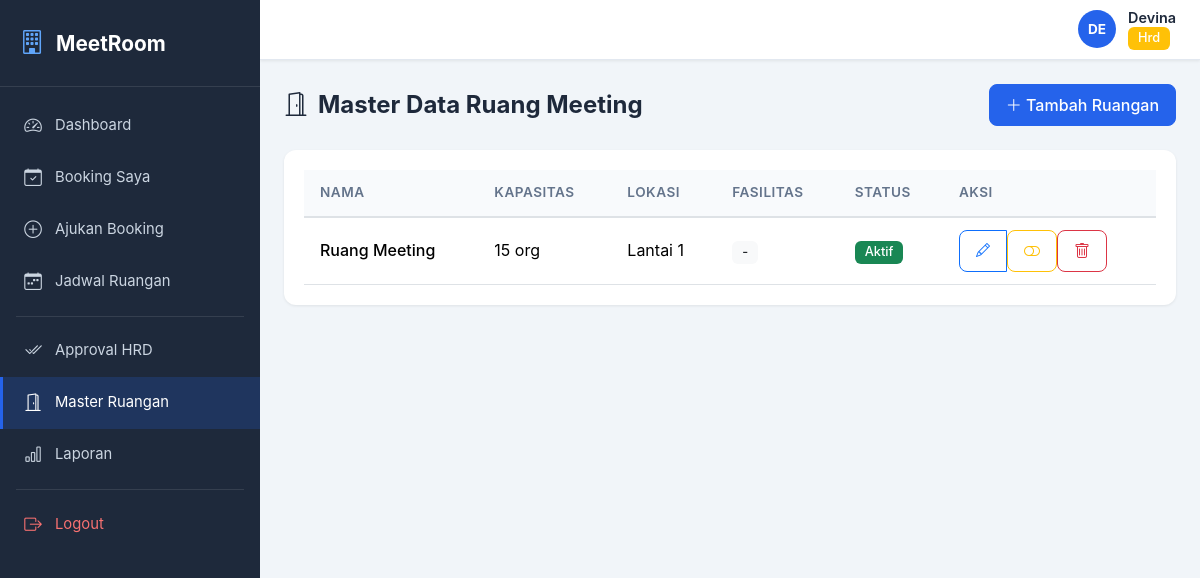
/rooms/ (signed in), run on the app's committed database.
### app/models/user.py (models this page shows, shortened)
class User(UserMixin, db.Model):
    __tablename__ = 'users'
    id = db.Column(db.Integer, primary_key=True)
    nama = db.Column(db.String(100), nullable=False)
    username = db.Column(db.String(50), unique=True, nullable=False, index=True)
    password_hash = db.Column(db.String(256), nullable=False)
    role = db.Column(db.String(20), nullable=False, default='karyawan')
    division = db.Column(db.String(50), nullable=False)
    created_at = db.Column(db.DateTime, default=datetime.utcnow)
    bookings = db.relationship('RoomBooking', backref='user', lazy='dynamic',
                               foreign_keys='RoomBooking.user_id')
    approvals = db.relationship('RoomBooking', backref='approver',
                                foreign_keys='RoomBooking.approved_by',
                                lazy='dynamic')
    def is_admin_or_above(self):
        return self.role in ('admin', 'hrd', 'direktur')

### app/models/meeting_room.py (models this page shows, shortened)
class MeetingRoom(db.Model):
    __tablename__ = 'meeting_rooms'
    id = db.Column(db.Integer, primary_key=True)
    room_name = db.Column(db.String(100), nullable=False)
    capacity = db.Column(db.Integer, nullable=False)
    location = db.Column(db.String(100), nullable=False)
    facilities = db.Column(db.Text, default='')
    is_active = db.Column(db.Boolean, default=True)
    created_at = db.Column(db.DateTime, default=datetime.utcnow)
    bookings = db.relationship('RoomBooking', backref='room', lazy='dynamic')
    def get_facilities_list(self):
        if not self.facilities:
            return []
        return [f.strip() for f in self.facilities.split(',') if f.strip()]

### app/routes/room.py (the view)
@room_bp.route('/')
@admin_or_hrd_required
def list_rooms():
    rooms = MeetingRoom.query.order_by(MeetingRoom.room_name).all()
    return render_template('room/list.html', rooms=rooms)

### app/models/user.py (called while the page is built)
@login_manager.user_loader
def load_user(user_id):
    return User.query.get(int(user_id))

### app/routes/auth.py (called while the page is built)
def admin_or_hrd_required(f):
    @wraps(f)
    @login_required
    def decorated_function(*args, **kwargs):
        if not current_user.is_admin_or_above():
            flash('Anda tidak memiliki akses ke halaman ini.', 'danger')
            return redirect(url_for('dashboard.index'))
        return f(*args, **kwargs)
    return decorated_function

### app/templates/room/list.html (shortened to what this page needs)
{% extends "base.html" %}
{% block page_title %}
<div class="page-header">
    <h4><i class="bi bi-door-open"></i> Master Data Ruang Meeting</h4>
    <a href="{{ url_for('room.create') }}" class="btn btn-primary"><i class="bi bi-plus-lg"></i> Tambah Ruangan</a>
</div>
{% endblock %}
{% block content %}
<div class="card">
    <div class="card-body">
        {% if rooms %}
        <div class="table-responsive">
            <table class="table table-hover">
                <thead><tr><th>Nama</th><th>Kapasitas</th><th>Lokasi</th><th>Fasilitas</th><th>Status</th><th>Aksi</th></tr></thead>
                <tbody>
                    {% for room in rooms %}
                    <tr>
                        <td class="fw-medium">{{ room.room_name }}</td><td>{{ room.capacity }} org</td><td>{{ room.location }}</td>
                        <td>{% for f in room.get_facilities_list() %}<span class="badge bg-light text-dark me-1">{{ f }}</span>{% else %}<span class="text-muted">-</span>{% endfor %}</td>
                        <td>{% if room.is_active %}<span class="badge bg-success">Aktif</span>{% else %}<span class="badge bg-secondary">Nonaktif</span>{% endif %}</td>
                        <td>
                            <div class="btn-group btn-group-sm">
                                <a href="{{ url_for('room.edit', room_id=room.id) }}" class="btn btn-outline-primary"><i class="bi bi-pencil"></i></a>
                                <form method="POST" action="{{ url_for('room.toggle', room_id=room.id) }}" class="d-inline">
                                    <button type="submit" class="btn btn-outline-{{ 'warning' if room.is_active else 'success' }}"><i class="bi bi-{{ 'toggle-off' if room.is_active else 'toggle-on' }}"></i></button>
                                </form>
                                <form method="POST" action="{{ url_for('room.delete', room_id=room.id) }}" class="d-inline" onsubmit="return confirm('Hapus {{ room.room_name }}?')">
                                    <button type="submit" class="btn btn-outline-danger"><i class="bi bi-trash"></i></button>
                                </form>
                            </div>
                        </td>
                    </tr>
                    {% endfor %}
                </tbody>
            </table>
        </div>
        {% else %}
        <div class="text-center py-5 text-muted"><i class="bi bi-door-open" style="font-size:4rem;"></i><h5 class="mt-3">Belum ada ruangan</h5><a href="{{ url_for('room.create') }}" class="btn btn-primary mt-2"><i class="bi bi-plus-lg"></i> Tambah</a></div>
        {% endif %}
    </div>
</div>
{% endblock %}

### app/templates/base.html (shortened to what this page needs)
<!DOCTYPE html>
<html lang="id">
<head>
    <link href="https://cdn.jsdelivr.net/npm/bootstrap@5.3.2/dist/css/bootstrap.min.css" rel="stylesheet">
    <link href="https://cdn.jsdelivr.net/npm/bootstrap-icons@1.11.2/font/bootstrap-icons.css" rel="stylesheet">
    <link href="{{ url_for('static', filename='css/style.css') }}" rel="stylesheet">
</head>
<body>
{% if current_user.is_authenticated %}
<div class="app-wrapper">
    <aside class="app-sidebar" id="sidebar">
        <div class="sidebar-brand">
            <i class="bi bi-building"></i>
            <span class="brand-text">MeetRoom</span>
        </div>
        <nav class="sidebar-nav">
            <a href="{{ url_for('dashboard.index') }}" class="nav-item {{ 'active' if request.endpoint == 'dashboard.index' }}">
                <i class="bi bi-speedometer2"></i><span>Dashboard</span>
            </a>
            <a href="{{ url_for('booking.my_bookings') }}" class="nav-item {{ 'active' if request.endpoint and request.endpoint.startswith('booking.') }}">
                <i class="bi bi-calendar-check"></i><span>Booking Saya</span>
            </a>
            <a href="{{ url_for('booking.create') }}" class="nav-item {{ 'active' if request.endpoint == 'booking.create' }}">
                <i class="bi bi-plus-circle"></i><span>Ajukan Booking</span>
            </a>
            <a href="{{ url_for('schedule.index') }}" class="nav-item {{ 'active' if request.endpoint and request.endpoint.startswith('schedule.') }}">
                <i class="bi bi-calendar-week"></i><span>Jadwal Ruangan</span>
            </a>
            {% if current_user.is_admin_or_above() %}
            <div class="nav-divider"></div>
            <a href="{{ url_for('approval.list_pending') }}" class="nav-item {{ 'active' if request.endpoint and request.endpoint.startswith('approval.') }}">
                <i class="bi bi-check2-all"></i><span>Approval HRD</span>
            </a>
            <a href="{{ url_for('room.list_rooms') }}" class="nav-item {{ 'active' if request.endpoint and request.endpoint.startswith('room.') }}">
                <i class="bi bi-door-open"></i><span>Master Ruangan</span>
            </a>
            <a href="{{ url_for('report.index') }}" class="nav-item {{ 'active' if request.endpoint and request.endpoint.startswith('report.') }}">
                <i class="bi bi-bar-chart"></i><span>Laporan</span>
            </a>
            {% endif %}
            <div class="nav-divider"></div>
            <a href="{{ url_for('auth.logout') }}" class="nav-item nav-logout">
                <i class="bi bi-box-arrow-right"></i><span>Logout</span>
            </a>
        </nav>
    </aside>
    <main class="app-main">
        <header class="app-topbar">
            <div class="topbar-user">
                <div class="user-avatar">{{ current_user.nama[:2].upper() }}</div>
                <div class="user-info">
                    <span class="user-name">{{ current_user.nama }}</span>
                    <span class="user-role">
                        <span class="badge bg-{{ 'primary' if current_user.role == 'karyawan' else 'warning' if current_user.role == 'hrd' else 'danger' if current_user.role == 'admin' else 'dark' }}">
                            {{ current_user.role | capitalize }}
                        </span>
                    </span>
                </div>
            </div>
        </header>
        <div class="app-content">
            {% block page_title %}{% endblock %}
            {% block content %}{% endblock %}
        </div>
    </main>
</div>
{% endif %}
</body>
</html>

### app/static/css/style.css (style rules this page uses)
:root { --sidebar-width: 260px; --topbar-height: 60px; --primary: #2563EB; --primary-dark: #1D4ED8; --sidebar-bg: #1E293B; --sidebar-hover: #334155; --sidebar-active: #2563EB; --bg-main: #F1F5F9; --card-bg: #FFFFFF; --text-primary: #1E293B; --text-secondary: #64748B; --border-color: #E2E8F0; --radius: 12px; --shadow-sm: 0 1px 3px rgba(0,0,0,0.08); --shadow: 0 4px 16px rgba(0,0,0,0.06); }
* { box-sizing: border-box; }
body { font-family: 'Inter', -apple-system, BlinkMacSystemFont, 'Segoe UI', sans-serif; background: var(--bg-main); color: var(--text-primary); margin: 0; line-height: 1.6; }
.app-wrapper { display: flex; min-height: 100vh; }
.app-sidebar { width: var(--sidebar-width); min-width: var(--sidebar-width); background: var(--sidebar-bg); color: #fff; display: flex; flex-direction: column; position: fixed; top: 0; left: 0; bottom: 0; z-index: 1000; transition: transform 0.3s ease; overflow-y: auto; }
.sidebar-brand { padding: 24px 20px; font-size: 1.3rem; font-weight: 700; display: flex; align-items: center; gap: 12px; border-bottom: 1px solid rgba(255,255,255,0.1); }
.sidebar-brand i { font-size: 1.5rem; color: #60A5FA; }
.sidebar-nav { flex: 1; padding: 12px 0; }
.nav-item { display: flex; align-items: center; gap: 12px; padding: 12px 20px; color: #CBD5E1; text-decoration: none; transition: all 0.2s; font-size: 0.925rem; border-left: 3px solid transparent; }
.nav-item.active { background: rgba(37, 99, 235, 0.2); color: #fff; border-left-color: var(--sidebar-active); }
.nav-item i { font-size: 1.1rem; width: 20px; text-align: center; }
.nav-divider { height: 1px; background: rgba(255,255,255,0.1); margin: 8px 16px; }
.nav-logout { color: #F87171; }
.app-main { flex: 1; margin-left: var(--sidebar-width); display: flex; flex-direction: column; min-height: 100vh; }
.app-topbar { height: var(--topbar-height); background: var(--card-bg); border-bottom: 1px solid var(--border-color); display: flex; align-items: center; padding: 0 24px; position: sticky; top: 0; z-index: 999; box-shadow: var(--shadow-sm); }
.topbar-user { display: flex; align-items: center; gap: 12px; }
.user-avatar { width: 38px; height: 38px; border-radius: 50%; background: var(--primary); color: #fff; display: flex; align-items: center; justify-content: center; font-weight: 700; font-size: 0.85rem; }
.user-info { display: flex; flex-direction: column; }
.user-name { font-weight: 600; font-size: 0.9rem; line-height: 1.2; }
.user-role { font-size: 0.75rem; }
.app-content { padding: 24px; flex: 1; }
.page-header { display: flex; justify-content: space-between; align-items: center; margin-bottom: 24px; flex-wrap: wrap; gap: 12px; }
.page-header h4 { margin: 0; font-weight: 700; display: flex; align-items: center; gap: 10px; }
.card { border: none; border-radius: var(--radius); box-shadow: var(--shadow-sm); }
.card-body { padding: 20px; }
.table { margin-bottom: 0; }
.table thead th { background: #F8FAFC; color: var(--text-secondary); font-weight: 600; font-size: 0.85rem; text-transform: uppercase; letter-spacing: 0.5px; border-bottom-width: 2px; padding: 12px 16px; }
.table tbody td { padding: 12px 16px; vertical-align: middle; }
.badge { font-weight: 500; padding: 5px 10px; border-radius: 6px; font-size: 0.8rem; }
.btn { border-radius: 8px; font-weight: 500; padding: 8px 16px; transition: all 0.2s; }
.btn-primary { background: var(--primary); border-color: var(--primary); }

### data on the page
User: nama "DE", nama "Devina", role "Hrd"
MeetingRoom: room_name "Ruang Meeting", capacity "15", location "Lantai 1", get_facilities_list "-", is_active "Aktif"
